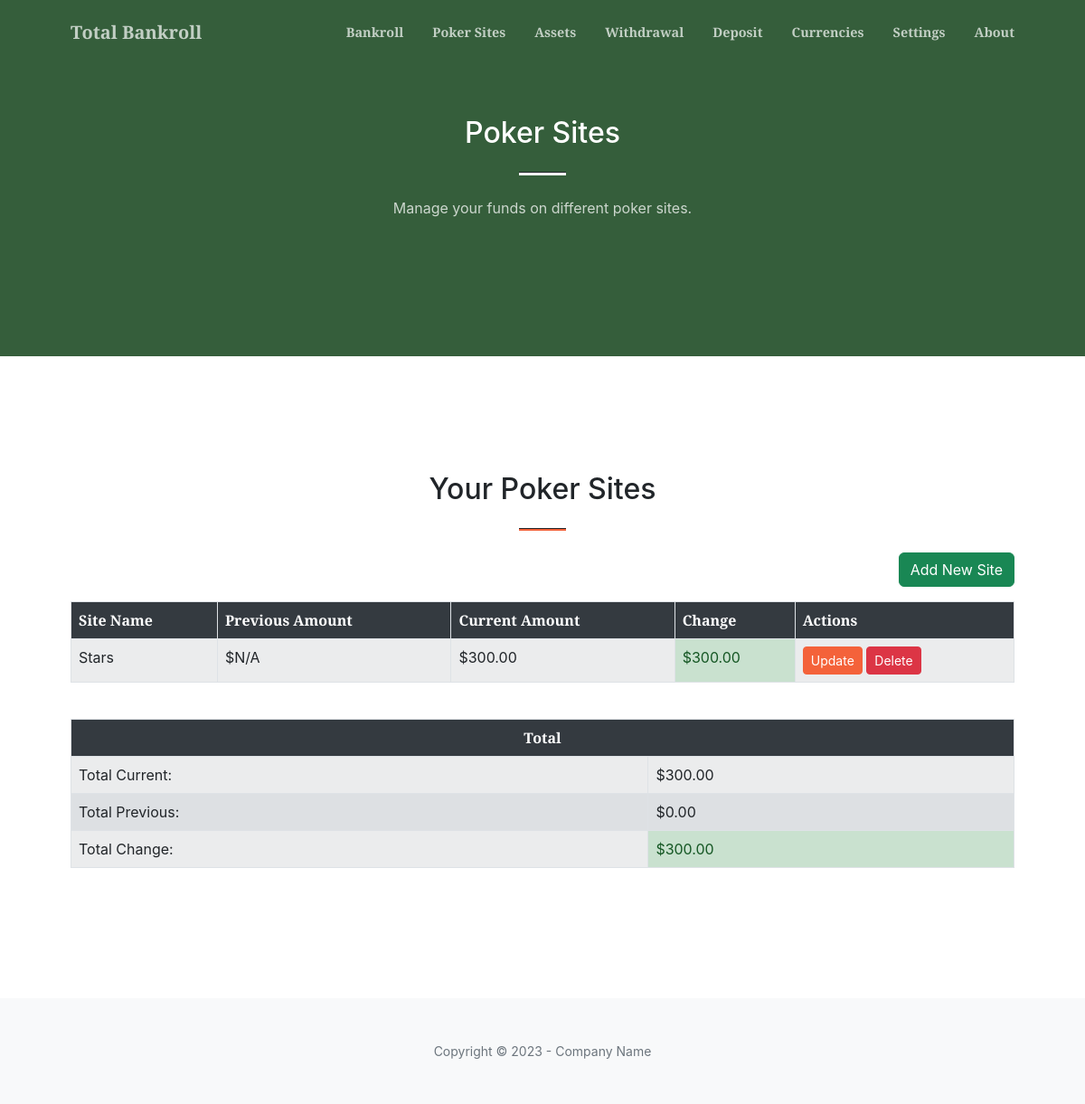
Before: /poker_sites with the older database file.
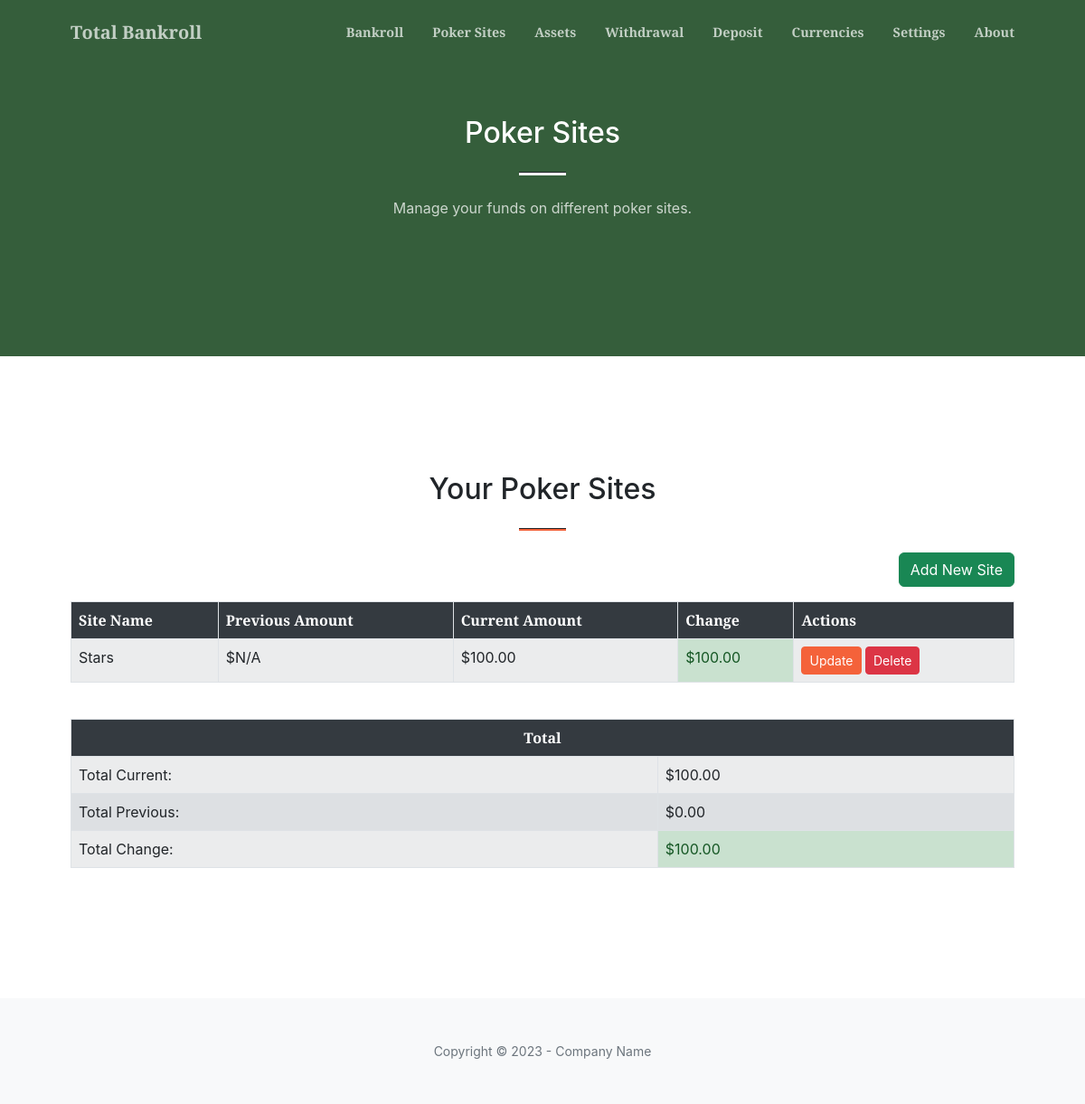
After: the same page with the newer database file.
### tables this page shows
CREATE TABLE sites (
    id INTEGER PRIMARY KEY AUTOINCREMENT,
    name TEXT NOT NULL,
    amount REAL NOT NULL,
    last_updated TEXT NOT NULL,
    currency TEXT NOT NULL DEFAULT 'Dollar'
);

### src/total_bankroll/main.py (the view)
@app.route("/poker_sites")
def poker_sites_page():
    db = get_db()
    poker_sites_data = db.execute("""
        WITH RankedSites AS (
            SELECT
                id,
                name,
                amount,
                last_updated,
                ROW_NUMBER() OVER (PARTITION BY name ORDER BY last_updated DESC) as rn
            FROM sites
        )
        SELECT
            s1.id,
            s1.name,
            CAST(s1.amount AS REAL) AS current_amount,
            CAST(s2.amount AS REAL) AS previous_amount
        FROM RankedSites s1
        LEFT JOIN RankedSites s2
            ON s1.name = s2.name AND s2.rn = 2
        WHERE s1.rn = 1
        ORDER BY s1.name
    """).fetchall()
    total_current = sum(site['current_amount'] for site in poker_sites_data)
    total_previous = sum(site['previous_amount'] if site['previous_amount'] is not None else 0 for site in poker_sites_data)
    return render_template("poker_sites.html", poker_sites=poker_sites_data, total_current=total_current, total_previous=total_previous)

### src/total_bankroll/main.py (called while the page is built)
def get_db():
    conn = sqlite3.connect(DATABASE)
    conn.row_factory = sqlite3.Row
    return conn

### src/total_bankroll/templates/poker_sites.html
{% extends "base.html" %}
{% block content %}
<section class="page-section bg-primary" id="poker_sites">
    <div class="container px-4 px-lg-5">
        <div class="row gx-4 gx-lg-5 justify-content-center">
            <div class="col-lg-8 text-center">
                <h2 class="text-white mt-0">Poker Sites</h2>
                <hr class="divider divider-light" />
                <p class="text-white-75 mb-4">Manage your funds on different poker sites.</p>
            </div>
        </div>
    </div>
</section>
<section class="page-section" id="portfolio">
    <div class="container px-4 px-lg-5">
        <h2 class="text-center mt-0">Your Poker Sites</h2>
        <hr class="divider" />
        <div class="row gx-4 gx-lg-5">
            <div class="col-lg-12 text-end mb-3">
                <button type="button" class="btn btn-success" data-bs-toggle="modal" data-bs-target="#generalModal" data-url="{{ url_for('add_site') }}">Add New Site</button>
            </div>
            <div class="col-lg-12">
                <div class="table-responsive">
                    <table class="table table-striped table-bordered">
                        <thead class="table-header-dark">
                            <tr>
                                <th>Site Name</th>
                                <th>Previous Amount</th>
                                <th>Current Amount</th>
                                <th>Change</th>
                                <th>Actions</th>
                            </tr>
                        </thead>
                        <tbody>
                            {% for site in poker_sites %}
                            <tr>
                                <td>{{ site.name }}</td>
                                <td>${{ "%.2f" | format(site.previous_amount) if site.previous_amount is not none else "N/A" }}</td>
                                <td>${{ "%.2f" | format(site.current_amount) }}</td>
                                <td class="{% if (site.current_amount - (site.previous_amount if site.previous_amount is not none else 0)) > 0 %}change-positive{% elif (site.current_amount - (site.previous_amount if site.previous_amount is not none else 0)) < 0 %}change-negative{% else %}change-zero{% endif %}">${{ "%.2f" | format(site.current_amount - (site.previous_amount if site.previous_amount is not none else 0)) }}</td>
                                <td>
                                    <button type="button" class="btn btn-primary btn-sm" data-bs-toggle="modal" data-bs-target="#generalModal" data-url="{{ url_for('update_site', site_name=site.name) }}">Update</button>
                                    <button type="button" class="btn btn-danger btn-sm" data-bs-toggle="modal" data-bs-target="#generalModal" data-url="{{ url_for('confirm_delete', item_type='site', item_id=site.id) }}">Delete</button>
                                </td>
                            </tr>
                            {% endfor %}
                        </tbody>
                    </table>
                </div>
                <div class="table-responsive mt-4">
                        <table class="table table-striped table-bordered">
                            <thead class="table-header-dark">
                                <tr>
                                    <th scope="col" colspan="2" class="text-center">Total</th>
                                </tr>
                            </thead>
                            <tbody>
                                <tr>
                                    <td>Total Current:</td>
                                    <td>${{ "%.2f" | format(total_current) }}</td>
                                </tr>
                                <tr>
                                    <td>Total Previous:</td>
                                    <td>${{ "%.2f" | format(total_previous) }}</td>
                                </tr>
                                <tr>
                                    <td>Total Change:</td>
                                    <td class="{% if (total_current - total_previous) > 0 %}change-positive{% elif (total_current - total_previous) < 0 %}change-negative{% else %}change-zero{% endif %}">${{ "%.2f" | format(total_current - total_previous) }}</td>
                                </tr>
                            </tbody>
                        </table>
                    </div>
            </div>
        </div>
    </div>
</section>
{% endblock %}

### src/total_bankroll/templates/base.html (shortened to what this page needs)
<!DOCTYPE html>
<html lang="en">
    <head>
        <link href="https://cdn.jsdelivr.net/npm/bootstrap-icons@1.5.0/font/bootstrap-icons.css" rel="stylesheet" />
        <link href="https://cdnjs.cloudflare.com/ajax/libs/SimpleLightbox/2.1.0/simpleLightbox.min.css" rel="stylesheet" />
        <link href="{{ url_for('static', filename='css/styles.css') }}" rel="stylesheet" />
    </head>
    <body id="page-top">
        <nav class="navbar navbar-expand-lg navbar-light fixed-top py-3" id="mainNav">
            <div class="container px-4 px-lg-5">
                <a class="navbar-brand" href="/">Total Bankroll</a>
                <div class="collapse navbar-collapse" id="navbarResponsive">
                    <ul class="navbar-nav ms-auto my-2 my-lg-0">
                        <li class="nav-item"><a class="nav-link" href="/">Bankroll</a></li>
                        <li class="nav-item"><a class="nav-link" href="/poker_sites">Poker Sites</a></li>
                        <li class="nav-item"><a class="nav-link" href="/assets">Assets</a></li>
                        <li class="nav-item"><a class="nav-link" href="/withdrawal">Withdrawal</a></li>
                        <li class="nav-item"><a class="nav-link" href="/deposit">Deposit</a></li>
                        <li class="nav-item"><a class="nav-link" href="/currencies">Currencies</a></li>
                        <li class="nav-item"><a class="nav-link" href="/settings">Settings</a></li>
                        <li class="nav-item"><a class="nav-link" href="/about">About</a></li>
                    </ul>
                </div>
            </div>
        </nav>
        {% block content %}{% endblock %}
        <footer class="bg-light py-5">
            <div class="container px-4 px-lg-5"><div class="small text-center text-muted">Copyright &copy; 2023 - Company Name</div></div>
        </footer>
</body>
</html>

Changed rows visible on the page:
changed sites "Stars": current_amount "300.00" → "100.00"; amount "300.00" → "100.00"
Other visible differences:
{{ "%.2f" | format(total_current) }}: "300.00" → "100.00"
{{ "%.2f" | format(total_current - total_previous) }}: "300.00" → "100.00"
